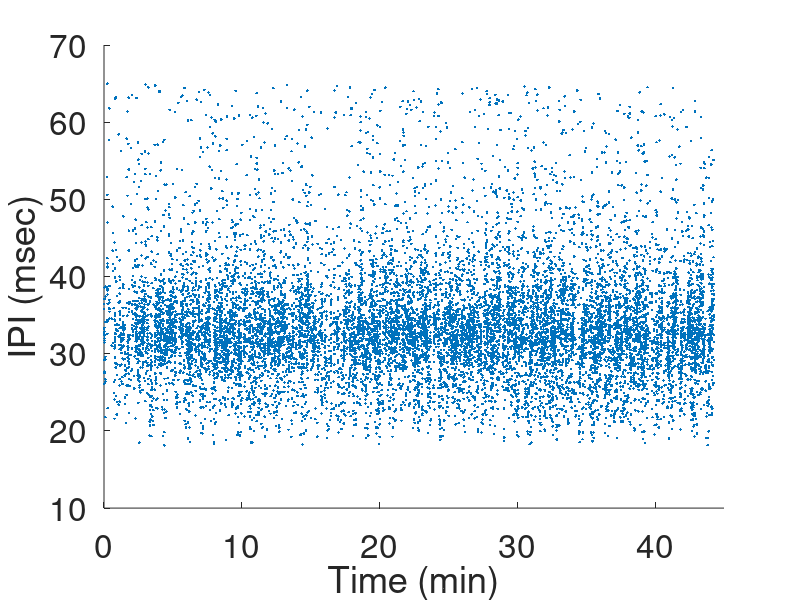

MATLAB code for this plot: (Note: this script raises an error after producing the figure.)
% Results used in this plotting come from the power analysis shown in Fig
% 3g. See code for Fig 3g to see how thresholding was performed and power
% calculated.
%
% Data in these panels are from sample 14, which had > 1000 IPIs after
% thresholding at 25 msec
%

%%
% Fig3c
%
%%

clear all
load('thresholded_data.mat')
%sample 14 produced song with > 1000 IPIs after 25 ms threshold.
%plot original data
t = original_data(:,1);
d = original_data(:,2);
scatter(t./1e4/60,d./10,'.k')
xlim([0 45])
xlabel('Time (min)','FontSize',26)
ylabel('IPI (msec)','FontSize',26)
set(gca,'FontSize',24)
set(gca,'box','off')
yy = smooth(t/60/1e4,d,51,'rloess');
hold on
plot(t/60/1e4,yy/10,'Color', [0.617 0.14 0.56],'LineWidth',3);
hold off

% Fig3d
% plot LS results
P = original_LS(:,1);
f = original_LS(:,2);
[a,z] = significance(d,t);
figure(3)
plot(1./f,P,'k')
xlim([20 150])
ylim([0 220])
styles = {':','-.','--'};
%a = [0.001 0.01 0.05];
for i = 1:numel(styles)
    line([20,130],[z(i),z(i)],'Color','k','LineStyle',styles{i});
    text(131,z(i),strcat('\alpha = ',num2str(a(i))),'fontsize',16); 
end
xlabel('Period (sec)','FontSize',26)
ylabel('Power','FontSize',26)
set(gca,'FontSize',24)
set(gca,'box','off')

% Fig3e
% plot data thresholded at 25 msec
clf
t = threshold_data(:,1);
d = threshold_data(:,2);
scatter(t./1e4/60,d./10,'.k')
xlim([0 45])
ylim([10 70])
xlabel('Time (min)','FontSize',26)
ylabel('IPI (msec)','FontSize',26)
set(gca,'FontSize',24)
set(gca,'box','off')
yy = smooth(t/60/1e4,d,51,'rloess');
hold on
plot(t/60/1e4,yy/10,'Color', [0.617 0.14 0.56],'LineWidth',3);
hold off

% Fig3f
% plot LS results for thresholded data
P = threshold_LS(:,1);
f = threshold_LS(:,2);
[a,z] = significance(d,t);
figure(3)
plot(1./f,P,'k')
xlim([20 150])
styles = {':','-.','--'};
%a = [0.001 0.01 0.05];
for i = 1:numel(styles)
    line([20,130],[z(i),z(i)],'Color','k','LineStyle',styles{i});
    text(131,z(i),strcat('\alpha = ',num2str(a(i))),'fontsize',16); 
end
xlabel('Period (sec)','FontSize',26)
ylabel('Power','FontSize',26)
set(gca,'FontSize',24)
set(gca,'box','off')